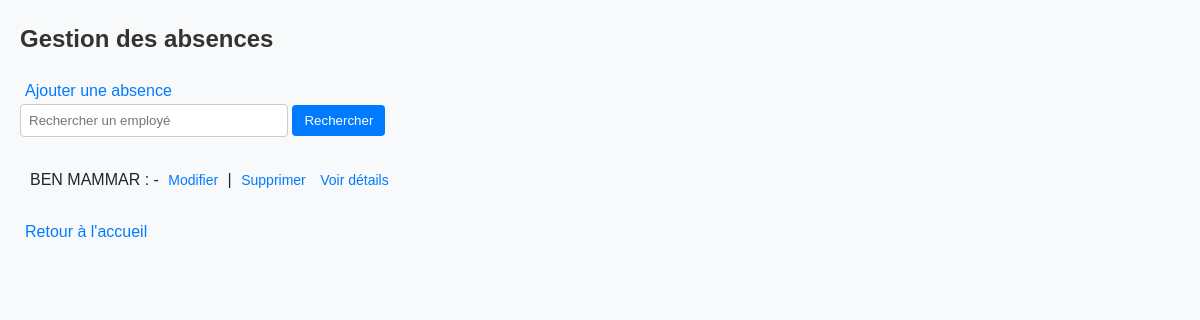
/gestion/absences/, run on an earlier commit of the app's database.
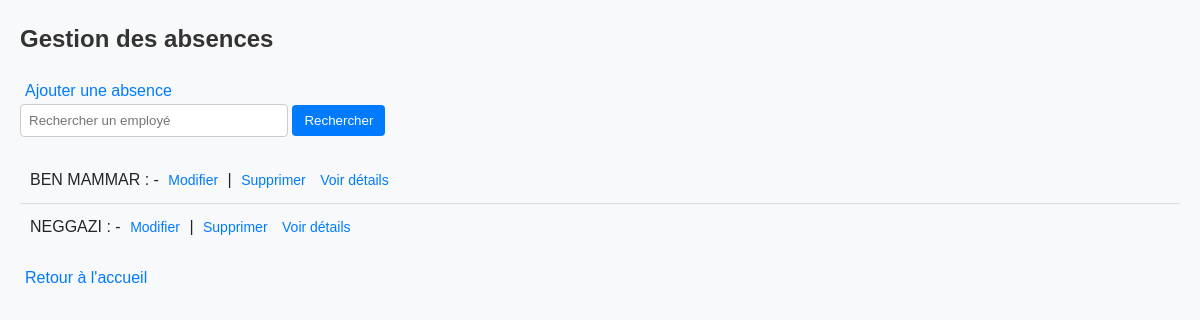
And on a later commit of the database.
### app1/models.py (models this page shows, shortened)
class Absence(models.Model):
    employe = models.ForeignKey('Employe', on_delete=models.CASCADE)
    date_absence = models.DateField()
    raison = models.CharField(max_length=200, null=True, blank=True)
    impact_salaire = models.DecimalField(max_digits=10, decimal_places=2, default=0)  # Impact en DA

class Employe(models.Model):
    HOMME = 'H'
    FEMME = 'F'
    SEXE_CHOICES = [
        (HOMME, 'Homme'),
        (FEMME, 'Femme'),
    ]
    nom = models.CharField(max_length=100, verbose_name="Nom")
    prenom = models.CharField(max_length=100, verbose_name="Prénom")
    date_naissance = models.DateField(verbose_name="Date de naissance")
    date_embauche = models.DateField(verbose_name="Date d'embauche")
    adresse = models.TextField(verbose_name="Adresse")
    service = models.ForeignKey(
        'Service',
        on_delete=models.SET_NULL,
        null=True,
        blank=True,
        verbose_name="Service"
    )
    competences = models.TextField(verbose_name="Compétences", blank=True)
    historique_professionnel = models.TextField(verbose_name="Historique professionnel", blank=True)
    sexe = models.CharField(
        max_length=1,
        choices=SEXE_CHOICES,
        verbose_name="Sexe",
        default=HOMME,  # Par défaut, l'employé est masculin
    )
    class Meta:
        verbose_name = "Employé"
        verbose_name_plural = "Employés"
        ordering = ['nom', 'prenom']  # Tri par nom puis prénom

### app1/views/absence_views.py (the view)
# urls.py: path('gestion/absences/', absence_views.gestion_absence, name='gestion_absence'),
def gestion_absence(request):
    employes = Employe.objects.all()
    absences = Absence.objects.select_related('employe').all()
    if 'search' in request.GET:
        search_query = request.GET['search']
        absences = absences.filter(employe__nom__icontains=search_query)
    context = {
        'employes': employes,
        'absences': absences,
    }
    return render(request, 'absence_templates/gestion_absence.html', context)

### app1/templates/absence_templates/gestion_absence.html (shortened to what this page needs)
{% block content %} {% load static %}
<!DOCTYPE html>
<html lang="en">
  <head>
    <link rel="stylesheet" href="{% static 'css/style.css' %}" />
  </head>
  <body>
    <h2>Gestion des absences</h2>
    <a href="{% url 'ajouter_absence' %}" class="btn">Ajouter une absence</a>
    <form method="GET">
      <input
        type="text"
        name="search"
        placeholder="Rechercher un employé"
        value="{{ request.GET.search }}"
        class="form-control"
      />
      <button type="submit" class="btn">Rechercher</button>
    </form>
    <ul>
      {% for absence in absences %}
      <li>
        {{ absence.employe.nom }} : {{absence.date_debut }} -
        <a
          href="{% url 'modifier_absence' absence.pk %}"
          class="btn btn-warning"
          >Modifier</a
        >
        |
        <a
          href="{% url 'supprimer_absence' absence.pk %}"
          class="btn btn-danger"
          >Supprimer</a
        >
        <a href="{% url 'consulter_absence' absence.id %}">Voir détails</a>
      </li>
      {% empty %}
      <li class="text-muted">Aucune absence trouvée.</li>
      {% endfor %}
    </ul>
    <div>
      <a href="{% url 'accueil' %}">Retour à l'accueil</a>
    </div>
  </body>
</html>
{% endblock %}

What changed in the data, as far as the page shows it:
added Absence: employe.nom "NEGGAZI"
